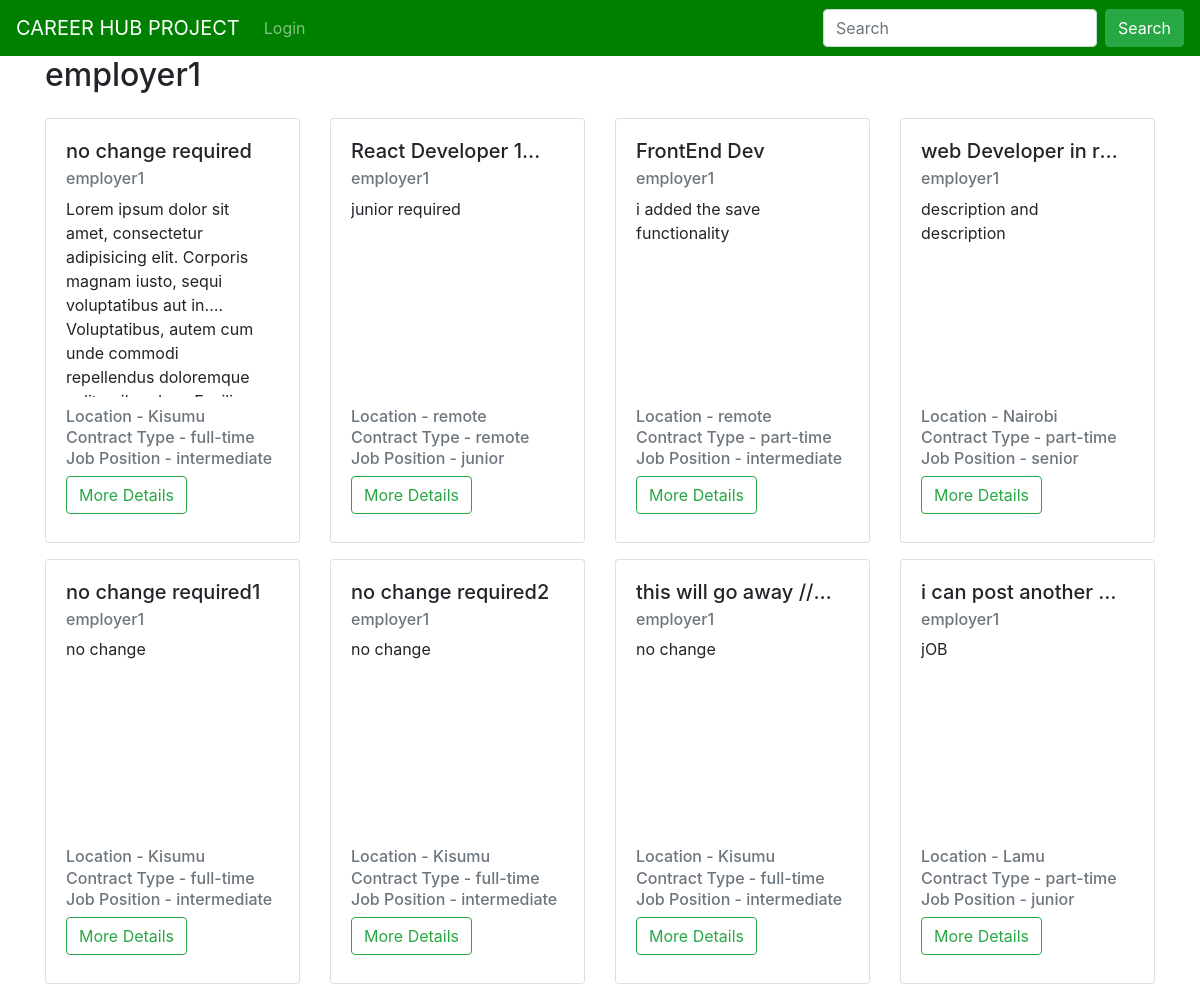
Page /employer_profile_detail/4 on the earlier database version.
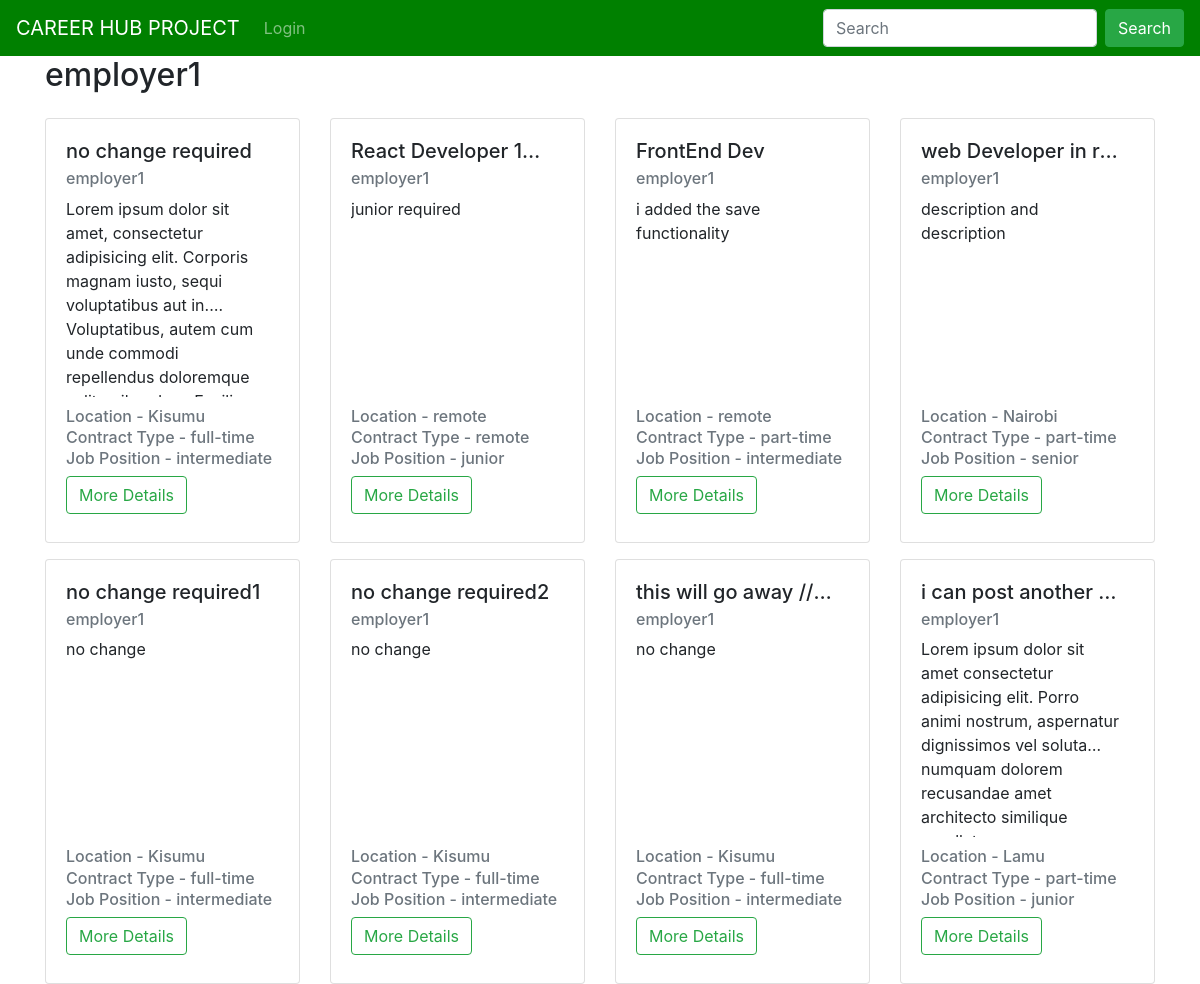
Same page on the later database version.
### job/models.py (models this page shows, shortened)
class Job(models.Model):
    positions = (
        ("junior", "junior"),
        ("intermediate", "intermediate"),
        ("senior", "senior"),
        ("expart", "expart"),
    )
    contaract_types = (
        ("remote", "remote"),
        ("part-time", "part-time"),
        ("full-time", "full-time"),
        ("negotiations", "negotiations"),
    )
    employer = models.ForeignKey(
        Employer, on_delete=models.CASCADE, related_name="jobs"
    )
    job_category = models.ForeignKey(
        Category,
        related_name="jobs",
        on_delete=models.CASCADE,
    )
    job_title = models.CharField(
        max_length=200,
    )
    slug = models.CharField(max_length=200, null=True)
    job_location = models.CharField(max_length=200)
    contract_type = models.CharField(max_length=200, choices=contaract_types)
    position = models.CharField(max_length=200, choices=positions)
    job_description = models.TextField()
    created_at = models.DateTimeField(
        auto_now_add=True,
        null=True,
    )
    updated_at = models.DateTimeField(auto_now=True, null=True)

### users/models.py (models this page shows, shortened)
class CustomUser(AbstractUser, PermissionsMixin):
    type_user = (
        ("Admin", "Admin"),
        ("applicant", "Applicant"),
        ("Employer", "Employer"),
    )
    username = models.CharField(max_length=200, unique=True)
    email = models.EmailField(max_length=50, unique=True)
    full_name = models.CharField(max_length=200)
    is_active = models.BooleanField(default=True)
    is_staff = models.BooleanField(default=False)
    is_superuser = models.BooleanField(default=False)
    is_admin = models.BooleanField(default=False)
    date_joined = models.DateTimeField(auto_now_add=True, null=True)
    last_login = models.DateTimeField(auto_now=True, null=True)
    user_type = models.CharField(max_length=200, choices=type_user)
    USERNAME_FIELD = "email"
    REQUIRED_FIELDS = ["username", "full_name"]

### users/views.py (the view)
# urls.py: path('employer_profile_detail/<str:pk>', views.employer_profile_detail,
def employer_profile_detail(request, pk):
    employer = Employer.employer.get(pk=pk)
    all = employer.jobs.all()
    return render(request, "profiles/employer_profile_detail.html", {"employer": employer, "job": all})

### users/models.py (called while the page is built)
    def get_queryset(self, *args, **kwargs):
        result = super().get_queryset(*args, **kwargs)
        return result.filter(user_type="employer")

### templates/profiles/employer_profile_detail.html (shortened to what this page needs)
{% extends "core/base.html" %} {% block title%}Employer Details{% endblock %}
{% load crispy_forms_tags %}
{% block content %}
<div class="container">
  <div class="row">
    <div class="col-12"><h2>{{employer.full_name}}</h2></div>
    {% for i in job %}
    <div class="col-sm-12 col-md-6 col-lg-3 mt-3">
      <div class="card" style="max-height: 30rem">
        <div class="card-body">
          <h5
            class="card-title"
            style="
              width: 200px;
              text-overflow: ellipsis;
              white-space: nowrap;
              overflow: hidden;
            "
          >
            {{i.job_title}}
          </h5>
          <h6 class="card-subtitle mb-2 text-muted">
            {{ i.employer.full_name}}
          </h6>
          <p
            class="card-text"
            style="
              display: -webkit-box;
              -webkit-line-clamp: 5;
              -webkit-box-orient: vertical;
              width: 200px;
              height: 200px;
              overflow: hidden;
            "
          >
            {{i.job_description}}
          </p>
          <h6 class="card-subtitle mb-2 text-muted">
            Location - {{ i.job_location}}
          </h6>
          <h6 class="card-subtitle mb-2 text-muted">
            Contract Type - {{ i.contract_type}}
          </h6>
          <h6 class="card-subtitle mb-2 text-muted">
            Job Position - {{ i.position}}
          </h6>
          <a
            href="{% url 'job_detail' i.job_category.slug i.slug %}"
            class="btn btn-outline-success mb-2 align-items-end"
            >More Details</a
          >
        </div>
      </div>
    </div>
    {%endfor %}
  </div>
</div>
{% endblock %}

Differences in the rows shown:
changed Job "Lamu": job_description "jOB" → "Lorem ipsum dolor sit amet consectetur adipisicing elit. Porro animi nostrum, aspernatur dignissimos vel soluta numquam dolorem recusandae amet architecto…"
